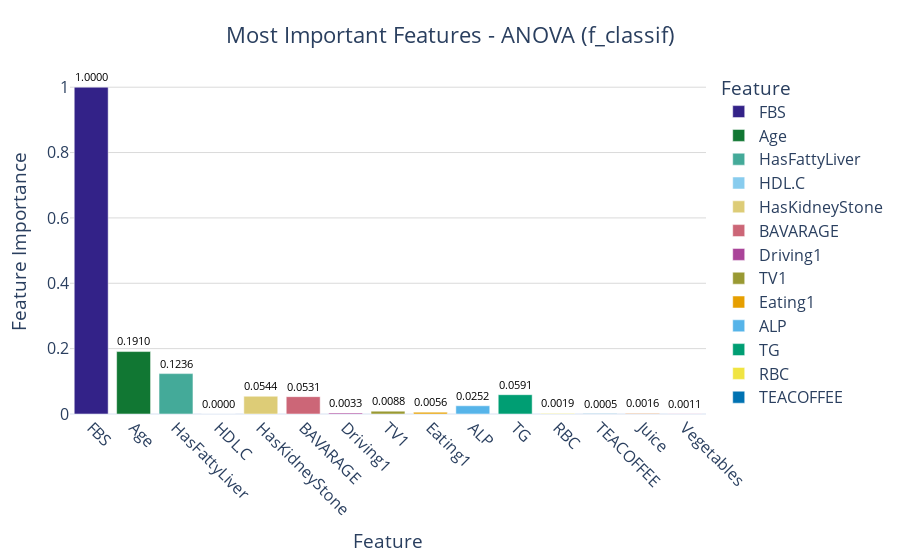
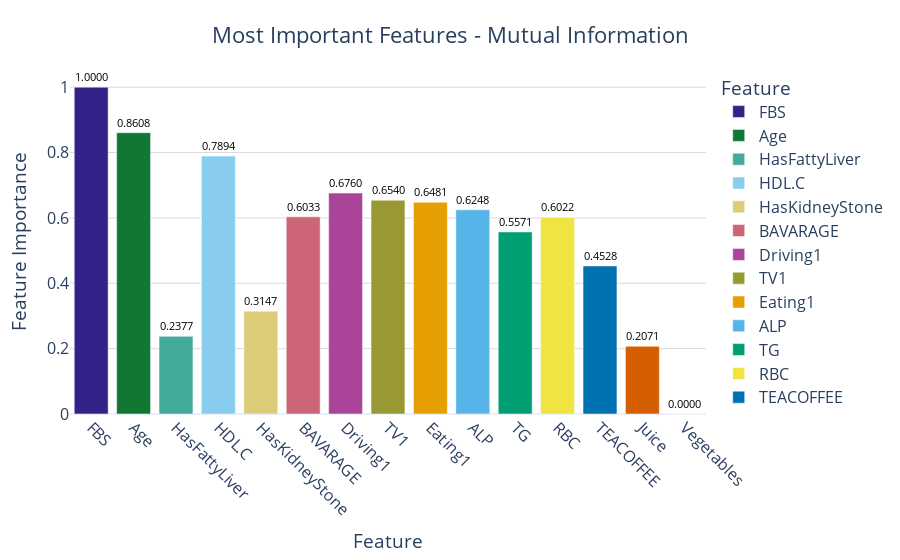
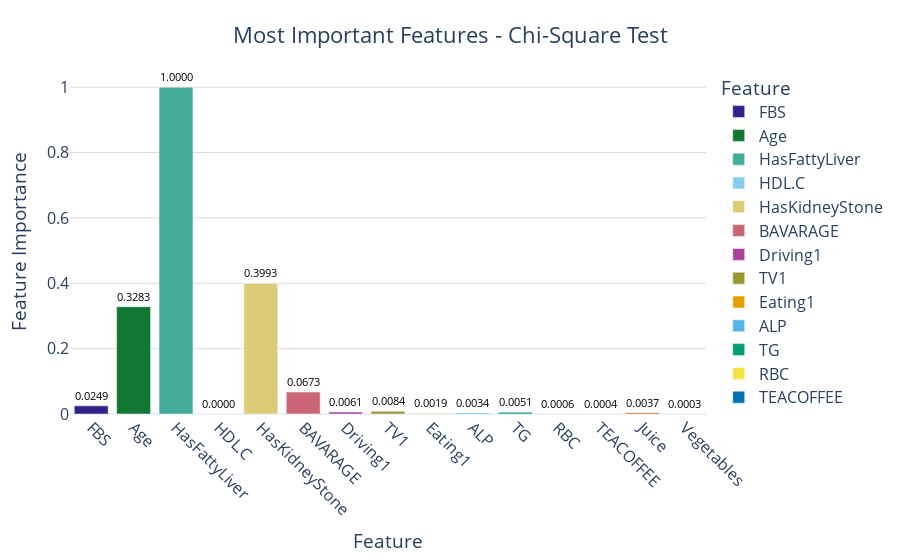

Notebook code for these charts, in order:
### Code cell
import pandas as pd
import plotly.express as px

# Convert the feature importances into a DataFrame for visualization
importance_df = pd.DataFrame(feature_importances).T
importance_df.columns = X_train.columns
importance_df.columns = importance_df.columns.str.replace(r'num_imputer__','')
importance_df = importance_df.reset_index().rename(columns={'index': 'Feature Selection Method'})

# Top N features
top_n = 15
importance_avg = importance_df.drop('Feature Selection Method', axis=1).mean(axis=0)
top_features = importance_avg.nlargest(top_n).index
importance_top_features_df = importance_df[['Feature Selection Method'] + list(top_features)]

# Melt for visualization
importance_melted = importance_top_features_df.melt(
    id_vars=['Feature Selection Method'],
    var_name='Feature',
    value_name='Importance'
)

# Modern qualitative palette (Tol Bright style)
palette = [
    "#332288", "#117733", "#44AA99", "#88CCEE",
    "#DDCC77", "#CC6677", "#AA4499", "#999933",
    "#E69F00", "#56B4E9", "#009E73", "#F0E442",
    "#0072B2", "#D55E00", "#CC79A7"
]

# Loop over methods
for method in importance_melted['Feature Selection Method'].unique():
    method_data = importance_melted[importance_melted['Feature Selection Method'] == method]

    fig_importance = px.bar(
        method_data,
        x='Feature',
        y='Importance',
        color='Feature',
        title=f'Most Important Features - {method}',
        labels={'Importance': 'Feature Importance'},
        height=700,
        category_orders={'Feature': list(top_features)},
        color_discrete_sequence=palette,
        template='plotly_white'
    )

    # Annotate each bar
    fig_importance.update_traces(
        texttemplate='%{y:.4f}',
        textposition='outside',
        textfont=dict(size=14, color='black')
    )

    # Layout improvements
    fig_importance.update_layout(
        legend_title="Feature",
        xaxis_title="Feature",
        yaxis_title="Feature Importance",
        xaxis=dict(tickangle=45, showgrid=False),
        yaxis=dict(showgrid=True, gridcolor='rgba(0,0,0,0.15)'),
        plot_bgcolor='white',
        margin=dict(t=70, b=120, l=70, r=50),
        title_x=0.5,
        title_y=0.95,
        font=dict(size=16)
    )

    # Show
    fig_importance.show()

    # High-quality save
    title = f'Most Important Features - {method}'
    fig_importance.write_image(
        f"Images/{title}.png",
        width=2800, height=1600, scale=2   # 🔹 bigger export
    )

### Figure 1 — Plotly figure (JSON) as saved in the notebook; plotly's stock layout.template omitted (floating-point values rounded to 4 significant figures)
{"data": [{"alignmentgroup": "True", "hovertemplate": "Feature=%{x}<br>Feature Importance=%{y}<extra></extra>", "legendgroup": "FBS", "marker": {"color": "#332288", "pattern": {"shape": ""}}, "name": "FBS", "offsetgroup": "FBS", "orientation": "v", "showlegend": true, "textfont": {"color": "black", "size": 14}, "textposition": "outside", "texttemplate": "%{y:.4f}", "type": "bar", "x": ["FBS"], "xaxis": "x", "y": [1], "yaxis": "y"}, {"alignmentgroup": "True", "hovertemplate": "Feature=%{x}<br>Feature Importance=%{y}<extra></extra>", "legendgroup": "Age", "marker": {"color": "#117733", "pattern": {"shape": ""}}, "name": "Age", "offsetgroup": "Age", "orientation": "v", "showlegend": true, "textfont": {"color": "black", "size": 14}, "textposition": "outside", "texttemplate": "%{y:.4f}", "type": "bar", "x": ["Age"], "xaxis": "x", "y": [0.191], "yaxis": "y"}, {"alignmentgroup": "True", "hovertemplate": "Feature=%{x}<br>Feature Importance=%{y}<extra></extra>", "legendgroup": "HasFattyLiver", "marker": {"color": "#44AA99", "pattern": {"shape": ""}}, "name": "HasFattyLiver", "offsetgroup": "HasFattyLiver", "orientation": "v", "showlegend": true, "textfont": {"color": "black", "size": 14}, "textposition": "outside", "texttemplate": "%{y:.4f}", "type": "bar", "x": ["HasFattyLiver"], "xaxis": "x", "y": [0.1236], "yaxis": "y"}, {"alignmentgroup": "True", "hovertemplate": "Feature=%{x}<br>Feature Importance=%{y}<extra></extra>", "legendgroup": "HDL.C", "marker": {"color": "#88CCEE", "pattern": {"shape": ""}}, "name": "HDL.C", "offsetgroup": "HDL.C", "orientation": "v", "showlegend": true, "textfont": {"color": "black", "size": 14}, "textposition": "outside", "texttemplate": "%{y:.4f}", "type": "bar", "x": ["HDL.C"], "xaxis": "x", "y": [0], "yaxis": "y"}, {"alignmentgroup": "True", "hovertemplate": "Feature=%{x}<br>Feature Importance=%{y}<extra></extra>", "legendgroup": "HasKidneyStone", "marker": {"color": "#DDCC77", "pattern": {"shape": ""}}, "name": "HasKidneyStone", "offsetgroup": "HasKidneyStone", "orientation": "v", "showlegend": true, "textfont": {"color": "black", "size": 14}, "textposition": "outside", "texttemplate": "%{y:.4f}", "type": "bar", "x": ["HasKidneyStone"], "xaxis": "x", "y": [0.05436], "yaxis": "y"}, {"alignmentgroup": "True", "hovertemplate": "Feature=%{x}<br>Feature Importance=%{y}<extra></extra>", "legendgroup": "BAVARAGE", "marker": {"color": "#CC6677", "pattern": {"shape": ""}}, "name": "BAVARAGE", "offsetgroup": "BAVARAGE", "orientation": "v", "showlegend": true, "textfont": {"color": "black", "size": 14}, "textposition": "outside", "texttemplate": "%{y:.4f}", "type": "bar", "x": ["BAVARAGE"], "xaxis": "x", "y": [0.05308], "yaxis": "y"}, {"alignmentgroup": "True", "hovertemplate": "Feature=%{x}<br>Feature Importance=%{y}<extra></extra>", "legendgroup": "Driving1", "marker": {"color": "#AA4499", "pattern": {"shape": ""}}, "name": "Driving1", "offsetgroup": "Driving1", "orientation": "v", "showlegend": true, "textfont": {"color": "black", "size": 14}, "textposition": "outside", "texttemplate": "%{y:.4f}", "type": "bar", "x": ["Driving1"], "xaxis": "x", "y": [0.003252], "yaxis": "y"}, {"alignmentgroup": "True", "hovertemplate": "Feature=%{x}<br>Feature Importance=%{y}<extra></extra>", "legendgroup": "TV1", "marker": {"color": "#999933", "pattern": {"shape": ""}}, "name": "TV1", "offsetgroup": "TV1", "orientation": "v", "showlegend": true, "textfont": {"color": "black", "size": 14}, "textposition": "outside", "texttemplate": "%{y:.4f}", "type": "bar", "x": ["TV1"], "xaxis": "x", "y": [0.008795], "yaxis": "y"}, {"alignmentgroup": "True", "hovertemplate": "Feature=%{x}<br>Feature Importance=%{y}<extra></extra>", "legendgroup": "Eating1", "marker": {"color": "#E69F00", "pattern": {"shape": ""}}, "name": "Eating1", "offsetgroup": "Eating1", "orientation": "v", "showlegend": true, "textfont": {"color": "black", "size": 14}, "textposition": "outside", "texttemplate": "%{y:.4f}", "type": "bar", "x": ["Eating1"], "xaxis": "x", "y": [0.005632], "yaxis": "y"}, {"alignmentgroup": "True", "hovertemplate": "Feature=%{x}<br>Feature Importance=%{y}<extra></extra>", "legendgroup": "ALP", "marker": {"color": "#56B4E9", "pattern": {"shape": ""}}, "name": "ALP", "offsetgroup": "ALP", "orientation": "v", "showlegend": true, "textfont": {"color": "black", "size": 14}, "textposition": "outside", "texttemplate": "%{y:.4f}", "type": "bar", "x": ["ALP"], "xaxis": "x", "y": [0.02517], "yaxis": "y"}, {"alignmentgroup": "True", "hovertemplate": "Feature=%{x}<br>Feature Importance=%{y}<extra></extra>", "legendgroup": "TG", "marker": {"color": "#009E73", "pattern": {"shape": ""}}, "name": "TG", "offsetgroup": "TG", "orientation": "v", "showlegend": true, "textfont": {"color": "black", "size": 14}, "textposition": "outside", "texttemplate": "%{y:.4f}", "type": "bar", "x": ["TG"], "xaxis": "x", "y": [0.0591], "yaxis": "y"}, {"alignmentgroup": "True", "hovertemplate": "Feature=%{x}<br>Feature Importance=%{y}<extra></extra>", "legendgroup": "RBC", "marker": {"color": "#F0E442", "pattern": {"shape": ""}}, "name": "RBC", "offsetgroup": "RBC", "orientation": "v", "showlegend": true, "textfont": {"color": "black", "size": 14}, "textposition": "outside", "texttemplate": "%{y:.4f}", "type": "bar", "x": ["RBC"], "xaxis": "x", "y": [0.001896], "yaxis": "y"}, {"alignmentgroup": "True", "hovertemplate": "Feature=%{x}<br>Feature Importance=%{y}<extra></extra>", "legendgroup": "TEACOFFEE", "marker": {"color": "#0072B2", "pattern": {"shape": ""}}, "name": "TEACOFFEE", "offsetgroup": "TEACOFFEE", "orientation": "v", "showlegend": true, "textfont": {"color": "black", "size": 14}, "textposition": "outside", "texttemplate": "%{y:.4f}", "type": "bar", "x": ["TEACOFFEE"], "xaxis": "x", "y": [0.0004508], "yaxis": "y"}, {"alignmentgroup": "True", "hovertemplate": "Feature=%{x}<br>Feature Importance=%{y}<extra></extra>", "legendgroup": "Juice", "marker": {"color": "#D55E00", "pattern": {"shape": ""}}, "name": "Juice", "offsetgroup": "Juice", "orientation": "v", "showlegend": true, "textfont": {"color": "black", "size": 14}, "textposition": "outside", "texttemplate": "%{y:.4f}", "type": "bar", "x": ["Juice"], "xaxis": "x", "y": [0.001642], "yaxis": "y"}, {"alignmentgroup": "True", "hovertemplate": "Feature=%{x}<br>Feature Importance=%{y}<extra></extra>", "legendgroup": "Vegetables", "marker": {"color": "#CC79A7", "pattern": {"shape": ""}}, "name": "Vegetables", "offsetgroup": "Vegetables", "orientation": "v", "showlegend": true, "textfont": {"color": "black", "size": 14}, "textposition": "outside", "texttemplate": "%{y:.4f}", "type": "bar", "x": ["Vegetables"], "xaxis": "x", "y": [0.001126], "yaxis": "y"}], "layout": {"autosize": true, "barmode": "relative", "font": {"size": 16}, "legend": {"title": {"text": "Feature"}, "tracegroupgap": 0}, "margin": {"b": 120, "l": 70, "r": 50, "t": 70}, "plot_bgcolor": "white", "title": {"text": "Most Important Features - ANOVA (f_classif)", "x": 0.5, "y": 0.95}, "xaxis": {"anchor": "y", "autorange": true, "categoryarray": ["FBS", "Age", "HasFattyLiver", "HDL.C", "HasKidneyStone", "BAVARAGE", "Driving1", "TV1", "Eating1", "ALP", "TG", "RBC", "TEACOFFEE", "Juice", "Vegetables"], "categoryorder": "array", "domain": [0, 1], "range": [-0.5, 14.5], "showgrid": false, "tickangle": 45, "title": {"text": "Feature"}, "type": "category"}, "yaxis": {"anchor": "x", "autorange": true, "domain": [0, 1], "gridcolor": "rgba(0, 0, 0, 0.15)", "range": [0, 1.053], "showgrid": true, "title": {"text": "Feature Importance"}, "type": "linear"}}}

### Figure 2 — Plotly figure (JSON) as saved in the notebook; plotly's stock layout.template omitted (floating-point values rounded to 4 significant figures)
{"data": [{"alignmentgroup": "True", "hovertemplate": "Feature=%{x}<br>Feature Importance=%{y}<extra></extra>", "legendgroup": "FBS", "marker": {"color": "#332288", "pattern": {"shape": ""}}, "name": "FBS", "offsetgroup": "FBS", "orientation": "v", "showlegend": true, "textfont": {"color": "black", "size": 14}, "textposition": "outside", "texttemplate": "%{y:.4f}", "type": "bar", "x": ["FBS"], "xaxis": "x", "y": [1], "yaxis": "y"}, {"alignmentgroup": "True", "hovertemplate": "Feature=%{x}<br>Feature Importance=%{y}<extra></extra>", "legendgroup": "Age", "marker": {"color": "#117733", "pattern": {"shape": ""}}, "name": "Age", "offsetgroup": "Age", "orientation": "v", "showlegend": true, "textfont": {"color": "black", "size": 14}, "textposition": "outside", "texttemplate": "%{y:.4f}", "type": "bar", "x": ["Age"], "xaxis": "x", "y": [0.8608], "yaxis": "y"}, {"alignmentgroup": "True", "hovertemplate": "Feature=%{x}<br>Feature Importance=%{y}<extra></extra>", "legendgroup": "HasFattyLiver", "marker": {"color": "#44AA99", "pattern": {"shape": ""}}, "name": "HasFattyLiver", "offsetgroup": "HasFattyLiver", "orientation": "v", "showlegend": true, "textfont": {"color": "black", "size": 14}, "textposition": "outside", "texttemplate": "%{y:.4f}", "type": "bar", "x": ["HasFattyLiver"], "xaxis": "x", "y": [0.2377], "yaxis": "y"}, {"alignmentgroup": "True", "hovertemplate": "Feature=%{x}<br>Feature Importance=%{y}<extra></extra>", "legendgroup": "HDL.C", "marker": {"color": "#88CCEE", "pattern": {"shape": ""}}, "name": "HDL.C", "offsetgroup": "HDL.C", "orientation": "v", "showlegend": true, "textfont": {"color": "black", "size": 14}, "textposition": "outside", "texttemplate": "%{y:.4f}", "type": "bar", "x": ["HDL.C"], "xaxis": "x", "y": [0.7894], "yaxis": "y"}, {"alignmentgroup": "True", "hovertemplate": "Feature=%{x}<br>Feature Importance=%{y}<extra></extra>", "legendgroup": "HasKidneyStone", "marker": {"color": "#DDCC77", "pattern": {"shape": ""}}, "name": "HasKidneyStone", "offsetgroup": "HasKidneyStone", "orientation": "v", "showlegend": true, "textfont": {"color": "black", "size": 14}, "textposition": "outside", "texttemplate": "%{y:.4f}", "type": "bar", "x": ["HasKidneyStone"], "xaxis": "x", "y": [0.3147], "yaxis": "y"}, {"alignmentgroup": "True", "hovertemplate": "Feature=%{x}<br>Feature Importance=%{y}<extra></extra>", "legendgroup": "BAVARAGE", "marker": {"color": "#CC6677", "pattern": {"shape": ""}}, "name": "BAVARAGE", "offsetgroup": "BAVARAGE", "orientation": "v", "showlegend": true, "textfont": {"color": "black", "size": 14}, "textposition": "outside", "texttemplate": "%{y:.4f}", "type": "bar", "x": ["BAVARAGE"], "xaxis": "x", "y": [0.6033], "yaxis": "y"}, {"alignmentgroup": "True", "hovertemplate": "Feature=%{x}<br>Feature Importance=%{y}<extra></extra>", "legendgroup": "Driving1", "marker": {"color": "#AA4499", "pattern": {"shape": ""}}, "name": "Driving1", "offsetgroup": "Driving1", "orientation": "v", "showlegend": true, "textfont": {"color": "black", "size": 14}, "textposition": "outside", "texttemplate": "%{y:.4f}", "type": "bar", "x": ["Driving1"], "xaxis": "x", "y": [0.676], "yaxis": "y"}, {"alignmentgroup": "True", "hovertemplate": "Feature=%{x}<br>Feature Importance=%{y}<extra></extra>", "legendgroup": "TV1", "marker": {"color": "#999933", "pattern": {"shape": ""}}, "name": "TV1", "offsetgroup": "TV1", "orientation": "v", "showlegend": true, "textfont": {"color": "black", "size": 14}, "textposition": "outside", "texttemplate": "%{y:.4f}", "type": "bar", "x": ["TV1"], "xaxis": "x", "y": [0.654], "yaxis": "y"}, {"alignmentgroup": "True", "hovertemplate": "Feature=%{x}<br>Feature Importance=%{y}<extra></extra>", "legendgroup": "Eating1", "marker": {"color": "#E69F00", "pattern": {"shape": ""}}, "name": "Eating1", "offsetgroup": "Eating1", "orientation": "v", "showlegend": true, "textfont": {"color": "black", "size": 14}, "textposition": "outside", "texttemplate": "%{y:.4f}", "type": "bar", "x": ["Eating1"], "xaxis": "x", "y": [0.6481], "yaxis": "y"}, {"alignmentgroup": "True", "hovertemplate": "Feature=%{x}<br>Feature Importance=%{y}<extra></extra>", "legendgroup": "ALP", "marker": {"color": "#56B4E9", "pattern": {"shape": ""}}, "name": "ALP", "offsetgroup": "ALP", "orientation": "v", "showlegend": true, "textfont": {"color": "black", "size": 14}, "textposition": "outside", "texttemplate": "%{y:.4f}", "type": "bar", "x": ["ALP"], "xaxis": "x", "y": [0.6248], "yaxis": "y"}, {"alignmentgroup": "True", "hovertemplate": "Feature=%{x}<br>Feature Importance=%{y}<extra></extra>", "legendgroup": "TG", "marker": {"color": "#009E73", "pattern": {"shape": ""}}, "name": "TG", "offsetgroup": "TG", "orientation": "v", "showlegend": true, "textfont": {"color": "black", "size": 14}, "textposition": "outside", "texttemplate": "%{y:.4f}", "type": "bar", "x": ["TG"], "xaxis": "x", "y": [0.5571], "yaxis": "y"}, {"alignmentgroup": "True", "hovertemplate": "Feature=%{x}<br>Feature Importance=%{y}<extra></extra>", "legendgroup": "RBC", "marker": {"color": "#F0E442", "pattern": {"shape": ""}}, "name": "RBC", "offsetgroup": "RBC", "orientation": "v", "showlegend": true, "textfont": {"color": "black", "size": 14}, "textposition": "outside", "texttemplate": "%{y:.4f}", "type": "bar", "x": ["RBC"], "xaxis": "x", "y": [0.6022], "yaxis": "y"}, {"alignmentgroup": "True", "hovertemplate": "Feature=%{x}<br>Feature Importance=%{y}<extra></extra>", "legendgroup": "TEACOFFEE", "marker": {"color": "#0072B2", "pattern": {"shape": ""}}, "name": "TEACOFFEE", "offsetgroup": "TEACOFFEE", "orientation": "v", "showlegend": true, "textfont": {"color": "black", "size": 14}, "textposition": "outside", "texttemplate": "%{y:.4f}", "type": "bar", "x": ["TEACOFFEE"], "xaxis": "x", "y": [0.4528], "yaxis": "y"}, {"alignmentgroup": "True", "hovertemplate": "Feature=%{x}<br>Feature Importance=%{y}<extra></extra>", "legendgroup": "Juice", "marker": {"color": "#D55E00", "pattern": {"shape": ""}}, "name": "Juice", "offsetgroup": "Juice", "orientation": "v", "showlegend": true, "textfont": {"color": "black", "size": 14}, "textposition": "outside", "texttemplate": "%{y:.4f}", "type": "bar", "x": ["Juice"], "xaxis": "x", "y": [0.2071], "yaxis": "y"}, {"alignmentgroup": "True", "hovertemplate": "Feature=%{x}<br>Feature Importance=%{y}<extra></extra>", "legendgroup": "Vegetables", "marker": {"color": "#CC79A7", "pattern": {"shape": ""}}, "name": "Vegetables", "offsetgroup": "Vegetables", "orientation": "v", "showlegend": true, "textfont": {"color": "black", "size": 14}, "textposition": "outside", "texttemplate": "%{y:.4f}", "type": "bar", "x": ["Vegetables"], "xaxis": "x", "y": [0], "yaxis": "y"}], "layout": {"autosize": true, "barmode": "relative", "font": {"size": 16}, "legend": {"title": {"text": "Feature"}, "tracegroupgap": 0}, "margin": {"b": 120, "l": 70, "r": 50, "t": 70}, "plot_bgcolor": "white", "title": {"text": "Most Important Features - Mutual Information", "x": 0.5, "y": 0.95}, "xaxis": {"anchor": "y", "autorange": true, "categoryarray": ["FBS", "Age", "HasFattyLiver", "HDL.C", "HasKidneyStone", "BAVARAGE", "Driving1", "TV1", "Eating1", "ALP", "TG", "RBC", "TEACOFFEE", "Juice", "Vegetables"], "categoryorder": "array", "domain": [0, 1], "range": [-0.5, 14.5], "showgrid": false, "tickangle": 45, "title": {"text": "Feature"}, "type": "category"}, "yaxis": {"anchor": "x", "autorange": true, "domain": [0, 1], "gridcolor": "rgba(0, 0, 0, 0.15)", "range": [0, 1.053], "showgrid": true, "title": {"text": "Feature Importance"}, "type": "linear"}}}

### Figure 3 — Plotly figure (JSON) as saved in the notebook; plotly's stock layout.template omitted (floating-point values rounded to 4 significant figures)
{"data": [{"alignmentgroup": "True", "hovertemplate": "Feature=%{x}<br>Feature Importance=%{y}<extra></extra>", "legendgroup": "FBS", "marker": {"color": "#332288", "pattern": {"shape": ""}}, "name": "FBS", "offsetgroup": "FBS", "orientation": "v", "showlegend": true, "textfont": {"color": "black", "size": 14}, "textposition": "outside", "texttemplate": "%{y:.4f}", "type": "bar", "x": ["FBS"], "xaxis": "x", "y": [0.02495], "yaxis": "y"}, {"alignmentgroup": "True", "hovertemplate": "Feature=%{x}<br>Feature Importance=%{y}<extra></extra>", "legendgroup": "Age", "marker": {"color": "#117733", "pattern": {"shape": ""}}, "name": "Age", "offsetgroup": "Age", "orientation": "v", "showlegend": true, "textfont": {"color": "black", "size": 14}, "textposition": "outside", "texttemplate": "%{y:.4f}", "type": "bar", "x": ["Age"], "xaxis": "x", "y": [0.3283], "yaxis": "y"}, {"alignmentgroup": "True", "hovertemplate": "Feature=%{x}<br>Feature Importance=%{y}<extra></extra>", "legendgroup": "HasFattyLiver", "marker": {"color": "#44AA99", "pattern": {"shape": ""}}, "name": "HasFattyLiver", "offsetgroup": "HasFattyLiver", "orientation": "v", "showlegend": true, "textfont": {"color": "black", "size": 14}, "textposition": "outside", "texttemplate": "%{y:.4f}", "type": "bar", "x": ["HasFattyLiver"], "xaxis": "x", "y": [1], "yaxis": "y"}, {"alignmentgroup": "True", "hovertemplate": "Feature=%{x}<br>Feature Importance=%{y}<extra></extra>", "legendgroup": "HDL.C", "marker": {"color": "#88CCEE", "pattern": {"shape": ""}}, "name": "HDL.C", "offsetgroup": "HDL.C", "orientation": "v", "showlegend": true, "textfont": {"color": "black", "size": 14}, "textposition": "outside", "texttemplate": "%{y:.4f}", "type": "bar", "x": ["HDL.C"], "xaxis": "x", "y": [0], "yaxis": "y"}, {"alignmentgroup": "True", "hovertemplate": "Feature=%{x}<br>Feature Importance=%{y}<extra></extra>", "legendgroup": "HasKidneyStone", "marker": {"color": "#DDCC77", "pattern": {"shape": ""}}, "name": "HasKidneyStone", "offsetgroup": "HasKidneyStone", "orientation": "v", "showlegend": true, "textfont": {"color": "black", "size": 14}, "textposition": "outside", "texttemplate": "%{y:.4f}", "type": "bar", "x": ["HasKidneyStone"], "xaxis": "x", "y": [0.3993], "yaxis": "y"}, {"alignmentgroup": "True", "hovertemplate": "Feature=%{x}<br>Feature Importance=%{y}<extra></extra>", "legendgroup": "BAVARAGE", "marker": {"color": "#CC6677", "pattern": {"shape": ""}}, "name": "BAVARAGE", "offsetgroup": "BAVARAGE", "orientation": "v", "showlegend": true, "textfont": {"color": "black", "size": 14}, "textposition": "outside", "texttemplate": "%{y:.4f}", "type": "bar", "x": ["BAVARAGE"], "xaxis": "x", "y": [0.06727], "yaxis": "y"}, {"alignmentgroup": "True", "hovertemplate": "Feature=%{x}<br>Feature Importance=%{y}<extra></extra>", "legendgroup": "Driving1", "marker": {"color": "#AA4499", "pattern": {"shape": ""}}, "name": "Driving1", "offsetgroup": "Driving1", "orientation": "v", "showlegend": true, "textfont": {"color": "black", "size": 14}, "textposition": "outside", "texttemplate": "%{y:.4f}", "type": "bar", "x": ["Driving1"], "xaxis": "x", "y": [0.006141], "yaxis": "y"}, {"alignmentgroup": "True", "hovertemplate": "Feature=%{x}<br>Feature Importance=%{y}<extra></extra>", "legendgroup": "TV1", "marker": {"color": "#999933", "pattern": {"shape": ""}}, "name": "TV1", "offsetgroup": "TV1", "orientation": "v", "showlegend": true, "textfont": {"color": "black", "size": 14}, "textposition": "outside", "texttemplate": "%{y:.4f}", "type": "bar", "x": ["TV1"], "xaxis": "x", "y": [0.008379], "yaxis": "y"}, {"alignmentgroup": "True", "hovertemplate": "Feature=%{x}<br>Feature Importance=%{y}<extra></extra>", "legendgroup": "Eating1", "marker": {"color": "#E69F00", "pattern": {"shape": ""}}, "name": "Eating1", "offsetgroup": "Eating1", "orientation": "v", "showlegend": true, "textfont": {"color": "black", "size": 14}, "textposition": "outside", "texttemplate": "%{y:.4f}", "type": "bar", "x": ["Eating1"], "xaxis": "x", "y": [0.001872], "yaxis": "y"}, {"alignmentgroup": "True", "hovertemplate": "Feature=%{x}<br>Feature Importance=%{y}<extra></extra>", "legendgroup": "ALP", "marker": {"color": "#56B4E9", "pattern": {"shape": ""}}, "name": "ALP", "offsetgroup": "ALP", "orientation": "v", "showlegend": true, "textfont": {"color": "black", "size": 14}, "textposition": "outside", "texttemplate": "%{y:.4f}", "type": "bar", "x": ["ALP"], "xaxis": "x", "y": [0.003405], "yaxis": "y"}, {"alignmentgroup": "True", "hovertemplate": "Feature=%{x}<br>Feature Importance=%{y}<extra></extra>", "legendgroup": "TG", "marker": {"color": "#009E73", "pattern": {"shape": ""}}, "name": "TG", "offsetgroup": "TG", "orientation": "v", "showlegend": true, "textfont": {"color": "black", "size": 14}, "textposition": "outside", "texttemplate": "%{y:.4f}", "type": "bar", "x": ["TG"], "xaxis": "x", "y": [0.005133], "yaxis": "y"}, {"alignmentgroup": "True", "hovertemplate": "Feature=%{x}<br>Feature Importance=%{y}<extra></extra>", "legendgroup": "RBC", "marker": {"color": "#F0E442", "pattern": {"shape": ""}}, "name": "RBC", "offsetgroup": "RBC", "orientation": "v", "showlegend": true, "textfont": {"color": "black", "size": 14}, "textposition": "outside", "texttemplate": "%{y:.4f}", "type": "bar", "x": ["RBC"], "xaxis": "x", "y": [0.0006335], "yaxis": "y"}, {"alignmentgroup": "True", "hovertemplate": "Feature=%{x}<br>Feature Importance=%{y}<extra></extra>", "legendgroup": "TEACOFFEE", "marker": {"color": "#0072B2", "pattern": {"shape": ""}}, "name": "TEACOFFEE", "offsetgroup": "TEACOFFEE", "orientation": "v", "showlegend": true, "textfont": {"color": "black", "size": 14}, "textposition": "outside", "texttemplate": "%{y:.4f}", "type": "bar", "x": ["TEACOFFEE"], "xaxis": "x", "y": [0.0003596], "yaxis": "y"}, {"alignmentgroup": "True", "hovertemplate": "Feature=%{x}<br>Feature Importance=%{y}<extra></extra>", "legendgroup": "Juice", "marker": {"color": "#D55E00", "pattern": {"shape": ""}}, "name": "Juice", "offsetgroup": "Juice", "orientation": "v", "showlegend": true, "textfont": {"color": "black", "size": 14}, "textposition": "outside", "texttemplate": "%{y:.4f}", "type": "bar", "x": ["Juice"], "xaxis": "x", "y": [0.003671], "yaxis": "y"}, {"alignmentgroup": "True", "hovertemplate": "Feature=%{x}<br>Feature Importance=%{y}<extra></extra>", "legendgroup": "Vegetables", "marker": {"color": "#CC79A7", "pattern": {"shape": ""}}, "name": "Vegetables", "offsetgroup": "Vegetables", "orientation": "v", "showlegend": true, "textfont": {"color": "black", "size": 14}, "textposition": "outside", "texttemplate": "%{y:.4f}", "type": "bar", "x": ["Vegetables"], "xaxis": "x", "y": [0.0003356], "yaxis": "y"}], "layout": {"autosize": true, "barmode": "relative", "font": {"size": 16}, "legend": {"title": {"text": "Feature"}, "tracegroupgap": 0}, "margin": {"b": 120, "l": 70, "r": 50, "t": 70}, "plot_bgcolor": "white", "title": {"text": "Most Important Features - Chi-Square Test", "x": 0.5, "y": 0.95}, "xaxis": {"anchor": "y", "autorange": true, "categoryarray": ["FBS", "Age", "HasFattyLiver", "HDL.C", "HasKidneyStone", "BAVARAGE", "Driving1", "TV1", "Eating1", "ALP", "TG", "RBC", "TEACOFFEE", "Juice", "Vegetables"], "categoryorder": "array", "domain": [0, 1], "range": [-0.5, 14.5], "showgrid": false, "tickangle": 45, "title": {"text": "Feature"}, "type": "category"}, "yaxis": {"anchor": "x", "autorange": true, "domain": [0, 1], "gridcolor": "rgba(0, 0, 0, 0.15)", "range": [0, 1.053], "showgrid": true, "title": {"text": "Feature Importance"}, "type": "linear"}}}
